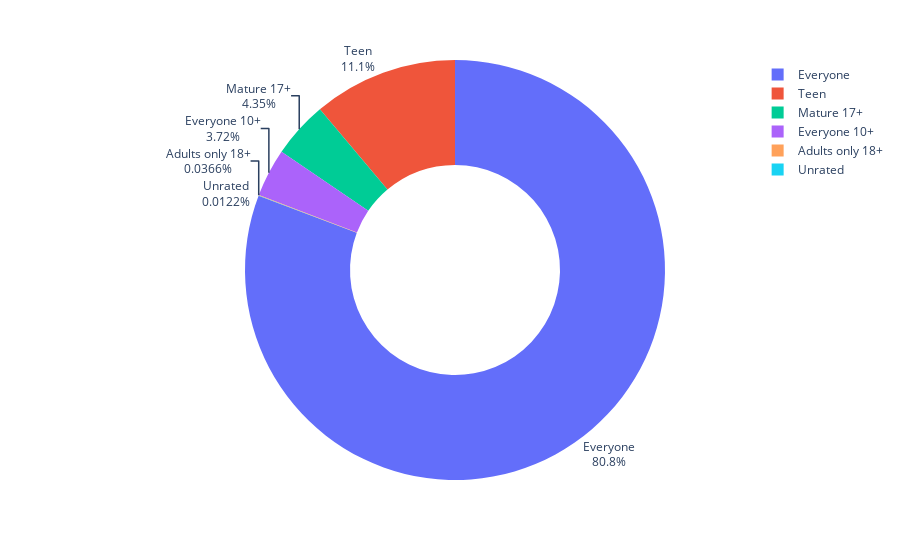

The notebook cell saved with this chart:
### Code cell
fig = px.pie(labels=ratings.index, values=ratings.values, names=ratings.index, hole=0.5)
fig.update_traces(textposition='outside', textinfo='percent+label')
fig.show()

### Figure 1 — Plotly figure (JSON) as saved in the notebook; plotly's stock layout.template omitted (floating-point values rounded to 4 significant figures)
{"data": [{"domain": {"x": [0, 1], "y": [0, 1]}, "hole": 0.5, "hovertemplate": "label=%{label}<br>value=%{value}<extra></extra>", "labels": ["Everyone", "Teen", "Mature 17+", "Everyone 10+", "Adults only 18+", "Unrated"], "legendgroup": "", "name": "", "showlegend": true, "textinfo": "percent+label", "textposition": "outside", "type": "pie", "values": [6621, 912, 357, 305, 3, 1]}], "layout": {"legend": {"tracegroupgap": 0}, "margin": {"t": 60}}}
